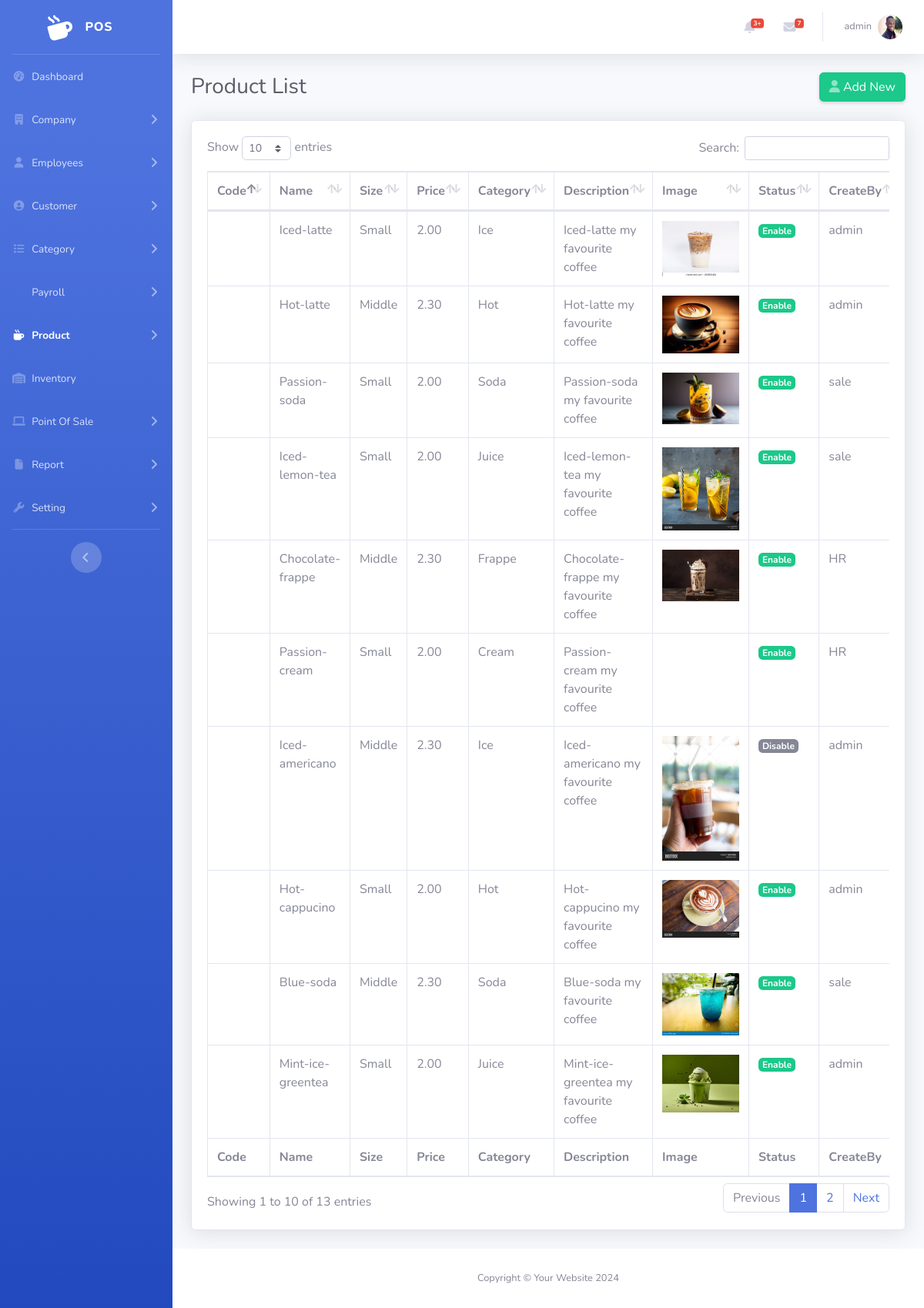
The page /admin/product-list.php (signed in) on the database its author committed.
### tables this page shows
CREATE TABLE `user` (
  `Id` int(11) NOT NULL,
  `OutletId` int(11) DEFAULT NULL,
  `EmployeeId` int(11) DEFAULT NULL,
  `RoleId` int(11) DEFAULT NULL,
  `Username` varchar(120) NOT NULL,
  `Password` varchar(255) NOT NULL,
  `ActivedAt` datetime DEFAULT NULL,
  `Status` tinyint(1) DEFAULT 1,
  `CreateBy` int(11) DEFAULT NULL,
  `CreateAt` timestamp NOT NULL DEFAULT current_timestamp()
);

CREATE TABLE `employee` (
  `Id` int(11) NOT NULL,
  `OutletId` int(11) DEFAULT NULL,
  `Firstname` varchar(120) NOT NULL,
  `Lastname` varchar(120) NOT NULL,
  `Gender` tinyint(1) NOT NULL,
  `Dob` datetime DEFAULT NULL,
  `Email` varchar(120) DEFAULT NULL,
  `Tel` varchar(18) NOT NULL,
  `Salary` decimal(6,2) DEFAULT 0.00,
  `Position` varchar(120) NOT NULL,
  `Image` varchar(255) DEFAULT NULL,
  `Status` tinyint(1) DEFAULT 1,
  `JoinAT` datetime DEFAULT NULL,
  `ResignAt` datetime DEFAULT NULL,
  `ReasonResign` text DEFAULT NULL,
  `CreateBy` int(11) DEFAULT NULL,
  `CreateAt` timestamp NOT NULL DEFAULT current_timestamp()
);

CREATE TABLE `product` (
  `Id` int(11) NOT NULL,
  `ProCode` varchar(10) DEFAULT NULL,
  `CategoryId` int(11) DEFAULT NULL,
  `SkuId` int(11) NOT NULL,
  `Pro_In_Id` int(11) DEFAULT NULL,
  `Pro_Out_Id` int(11) DEFAULT NULL,
  `Name` varchar(120) NOT NULL,
  `Description` text DEFAULT NULL,
  `Image` varchar(255) DEFAULT NULL,
  `Status` tinyint(1) DEFAULT 1,
  `CreateBy` int(11) DEFAULT NULL,
  `CreateAt` timestamp NOT NULL DEFAULT current_timestamp()
);

CREATE TABLE `productsku` (
  `Id` int(11) NOT NULL,
  `ProductId` int(11) DEFAULT NULL,
  `SizeName` varchar(120) NOT NULL,
  `Price` decimal(6,2) NOT NULL
);

CREATE TABLE `category` (
  `Id` int(11) NOT NULL,
  `Name` varchar(120) NOT NULL,
  `Description` text DEFAULT NULL,
  `Image` varchar(255) DEFAULT NULL,
  `ParentId` int(11) DEFAULT NULL,
  `Status` tinyint(1) DEFAULT 1,
  `CreateBy` int(11) DEFAULT NULL,
  `CreateAt` timestamp NOT NULL DEFAULT current_timestamp()
);

### admin/product-list.php (the view, shortened to what this page needs)
<?php
include('cn.php');
?>
<!DOCTYPE html>
<html lang="en">
<head>
    <link href="vendor/fontawesome-free/css/all.min.css" rel="stylesheet" type="text/css">
    <link rel="stylesheet" href="https://cdnjs.cloudflare.com/ajax/libs/font-awesome/6.5.2/css/all.min.css"/>
    <link href="css/sb-admin-2.min.css" rel="stylesheet">
    <link href="vendor/datatables/dataTables.bootstrap4.min.css" rel="stylesheet">
</head>
<body id="page-top">
    <div id="wrapper">
        <?php include './include/sidebar.php' ?>
        <div id="content-wrapper" class="d-flex flex-column">
            <div id="content">
                <?php include './include/topbar.php' ?>
                <div class="container-fluid">
                    <div class="d-sm-flex align-items-center justify-content-between mb-4">
                        <h1 class="h3 mb-0 text-gray-800">Product List</h1>
                        <a href="product-add.php" class="d-none d-sm-inline-block btn btn-success shadow-sm"><i class="fas fa-user text-white-50"></i> Add New</a>
                    </div>
                    <div class="card shadow mb-4">
                        <div class="card-body">
                            <div class="table-responsive">
                                <table class="table table-bordered" id="dataTable" width="100%" cellspacing="0">
                                    <thead>
                                        <tr>
                                            <th>Code</th>
                                            <th>Name</th>
                                            <th>Size</th>
                                            <th>Price</th>
                                            <th>Category</th>
                                            <th>Description</th>
                                            <th>Image</th>
                                            <th>Status</th>
                                            <th>CreateBy</th>
                                        </tr>
                                    </thead>
                                    <tfoot>
                                        <tr>
                                            <th>Code</th>
                                            <th>Name</th>
                                            <th>Size</th>
                                            <th>Price</th>
                                            <th>Category</th>
                                            <th>Description</th>
                                            <th>Image</th>
                                            <th>Status</th>
                                            <th>CreateBy</th>
                                        </tr>
                                    </tfoot>
                                    <tbody>
                                        <?php
                                        $sqlPro = "SELECT * FROM `product`";
                                        $item = $conn->query($sqlPro);
                                        ?>
                                        <?php foreach ($item as $rowPro) :
                                            $createBy = $conn->query("SELECT * FROM `user` WHERE Id=" . $rowPro['CreateBy'])->fetch_assoc();
                                            $Cate = $conn->query("SELECT * FROM `category` WHERE Id=" . $rowPro['CategoryId'])->fetch_assoc();
                                            $productsku = $conn->query("SELECT * FROM `productsku` WHERE Id=" . $rowPro['SkuId'])->fetch_assoc();
                                            ?>
                                            <tr>
                                                <td><?= $rowPro['ProCode'] ?></td>
                                                <td><?= $rowPro['Name'] ?></td>
                                                <td><?= $productsku['SizeName'] ?></td>
                                                <td><?= $productsku['Price'] ?></td>
                                                <td><?= $Cate['Name'] ?></td>
                                                <td><?= $rowPro['Description'] ?></td>
                                                <td><img src="ImageProduct/<?= $rowPro['Image'] ?>" alt="" width="100px"></td>
                                                <td >
                                                <?php
                                                    if($rowPro['Status']==1){
                                                        echo '<p><a href="statusPro.php?Id='.$rowPro['Id']. '&Status=0" class="badge badge-lg badge-success text-white">Enable</a></p>';
                                                    }else{
                                                        echo '<p><a href="statusPro.php?Id='.$rowPro['Id']. '&Status=1" class="badge badge-secondary badge-lg text-white">Disable</a></p>';
                                                    }
                                                    ?>
                                                </td>
                                                <td><?= $createBy['Username'] ?></td>
                                            </tr>
                                        <?php endforeach ?>
                                    </tbody>
                                </table>
                            </div>
                        </div>
                    </div>
                </div>
            </div>
            <?php include './include/footer.php' ?>
        </div>
    </div>
</body>
</html>

### admin/include/sidebar.php (shortened to what this page needs)
<?php
$current_page = basename($_SERVER['PHP_SELF']);
?>
<ul class="navbar-nav bg-gradient-primary sidebar sidebar-dark accordion" id="accordionSidebar">
    <a class="sidebar-brand d-flex align-items-center justify-content-center" href="index.php">
        <div class="sidebar-brand-icon rotate-n-15">
            <i class="fas fa-mug-hot"></i>
        </div>
        <div class="sidebar-brand-text mx-3">POS</div>
    </a>
    <hr class="sidebar-divider my-0">
    <li class="nav-item <?php echo ($current_page == 'index.php') ? 'active' : ''; ?>">
        <a class="nav-link" href="index.php">
            <i class="fas fa-fw fa-tachometer-alt"></i>
            <span>Dashboard</span>
        </a>
    </li>
    <li class="nav-item <?php echo ($current_page == 'com-add.php' || $current_page == 'com-list.php') ? 'active' : ''; ?>">
        <a class="nav-link collapsed" href="#" data-toggle="collapse" data-target="#collapseCom" aria-expanded="true" aria-controls="collapseCom">
            <i class="fas fa-fw fa-building"></i>
            <span>Company</span>
        </a>
    </li>
    <li class="nav-item <?php echo ($current_page == 'emp-add.php' || $current_page == 'emp-list.php') ? 'active' : ''; ?>">
        <a class="nav-link collapsed" href="#" data-toggle="collapse" data-target="#collapseEmp" aria-expanded="true" aria-controls="collapseEmp">
            <i class="fas fa-fw fa-user"></i>
            <span>Employees</span>
        </a>
    </li>
    <li class="nav-item <?php echo ($current_page == 'cus-add.php' || $current_page == 'cus-list.php') ? 'active' : ''; ?>">
        <a class="nav-link collapsed" href="#" data-toggle="collapse" data-target="#collapseCus" aria-expanded="true" aria-controls="collapseCus">
            <i class="fas fa-fw fa-user-circle"></i>
            <span>Customer</span>
        </a>
    </li>
    <li class="nav-item <?php echo ($current_page == 'cate-add.php' || $current_page == 'cate-list.php') ? 'active' : ''; ?>">
        <a class="nav-link collapsed" href="#" data-toggle="collapse" data-target="#collapseCat" aria-expanded="true" aria-controls="collapsePro">
            <i class="fas fa-fw fa-list"></i>
            <span>Category</span>
        </a>
    </li>
    <li class="nav-item <?php echo ($current_page == 'cate-add.php' || $current_page == 'cate-list.php') ? 'active' : ''; ?>">
        <a class="nav-link collapsed" href="#" data-toggle="collapse" data-target="#collapsePayroll" aria-expanded="true" aria-controls="collapsePayroll">
            <span>Payroll</span>
        </a>
    </li>
    <li class="nav-item <?php echo ($current_page == 'product-add.php' || $current_page == 'product-list.php' || $current_page == 'uom.php') ? 'active' : ''; ?>">
        <a class="nav-link collapsed" href="#" data-toggle="collapse" data-target="#collapsePro" aria-expanded="true" aria-controls="collapsePro">
            <i class="fas fa-fw fa-mug-hot"></i>
            <span>Product</span>
        </a>
    </li>
    <li class="nav-item <?php echo ($current_page == 'inventory.php') ? 'active' : ''; ?>">
        <a class="nav-link collapsed" href="inventory.php">
            <i class="fas fa-fw fa-warehouse"></i>
            <span>Inventory</span>
        </a>
    </li>
    <li class="nav-item <?php echo ($current_page == 'user-list.php') ? 'active' : ''; ?>">
        <a class="nav-link collapsed" href="#" data-toggle="collapse" data-target="#collapsePOS" aria-expanded="true" aria-controls="collapseUtilities">
            <i class="fa fa-laptop" aria-hidden="true"></i>
            <span>Point Of Sale</span>
        </a>
    </li>
    <li class="nav-item <?php echo ($current_page == 'user-list.php') ? 'active' : ''; ?>">
        <a class="nav-link collapsed" href="#" data-toggle="collapse" data-target="#collapseSet1" aria-expanded="true" aria-controls="collapseUtilities">
            <i class="fas fa-fw fa-file"></i>
            <span>Report</span>
        </a>
    </li>
    <li class="nav-item <?php echo ($current_page == 'user-list.php') ? 'active' : ''; ?>">
        <a class="nav-link collapsed" href="#" data-toggle="collapse" data-target="#collapseSet" aria-expanded="true" aria-controls="collapseUtilities">
            <i class="fas fa-fw fa-wrench"></i>
            <span>Setting</span>
        </a>
    </li>
    <hr class="sidebar-divider">
    <div class="text-center d-none d-md-inline">
        <button class="rounded-circle border-0" id="sidebarToggle"></button>
    </div>
</ul>

### admin/include/topbar.php (shortened to what this page needs)
<?php
include('../admin/cn.php');
?>
<nav class="navbar navbar-expand navbar-light bg-white topbar mb-4 static-top shadow">
    <ul class="navbar-nav ml-auto">
        <li class="nav-item dropdown no-arrow mx-1">
            <a class="nav-link dropdown-toggle" href="#" id="alertsDropdown" role="button" data-toggle="dropdown" aria-haspopup="true" aria-expanded="false">
                <i class="fas fa-bell fa-fw"></i>
                <span class="badge badge-danger badge-counter">3+</span>
            </a>
        </li>
        <li class="nav-item dropdown no-arrow mx-1">
            <a class="nav-link dropdown-toggle" href="#" id="messagesDropdown" role="button" data-toggle="dropdown" aria-haspopup="true" aria-expanded="false">
                <i class="fas fa-envelope fa-fw"></i>
                <span class="badge badge-danger badge-counter">7</span>
            </a>
        </li>
        <?php
        $id = $_SESSION['session'];
        $sql = "SELECT * FROM `user` WHERE `Id` = '$id'";
        $rs = $conn->query($sql);
        $row = mysqli_fetch_assoc($rs);
        $Profile = $conn->query("SELECT * FROM `Employee` WHERE Id=" . $row['EmployeeId'])->fetch_assoc();
        ?>
        <li class="nav-item dropdown no-arrow">
            <a class="nav-link dropdown-toggle" href="#" id="userDropdown" role="button" data-toggle="dropdown" aria-haspopup="true" aria-expanded="false">
                <span class="mr-2 d-none d-lg-inline text-gray-600 small"><?php echo $row['Username'] ?></span>
                <img class="img-profile rounded-circle" src="../admin/ImageEmp/<?php echo $Profile['Image'] ?>" id="imgInp">
            </a>
        </li>
    </ul>
</nav>

### admin/include/footer.php
<footer class="sticky-footer bg-white">
    <div class="container my-auto">
        <div class="copyright text-center my-auto">
            <span>Copyright &copy; Your Website 2024</span>
        </div>
    </div>
</footer>

### rows shown on the page
user: Username "admin"
employee: Image (picture)
product: Name "Iced-latte", productsku.SizeName "Small", productsku.Price "2.00", CategoryId.Name "Ice", Description "Iced-latte my favourite coffee", Image (picture), user.Username "admin"
product: Name "Hot-latte", productsku.SizeName "Middle", productsku.Price "2.30", CategoryId.Name "Hot", Description "Hot-latte my favourite coffee", Image (picture), user.Username "admin"
product: Name "Passion-soda", productsku.SizeName "Small", productsku.Price "2.00", CategoryId.Name "Soda", Description "Passion-soda my favourite coffee", Image (picture), user.Username "sale"
product: Name "Iced-lemon-tea", productsku.SizeName "Small", productsku.Price "2.00", CategoryId.Name "Juice", Description "Iced-lemon-tea my favourite coffee", Image (picture), user.Username "sale"
product: Name "Chocolate-frappe", productsku.SizeName "Middle", productsku.Price "2.30", CategoryId.Name "Frappe", Description "Chocolate-frappe my favourite coffee", Image (picture), user.Username "HR"
product: Name "Passion-cream", productsku.SizeName "Small", productsku.Price "2.00", CategoryId.Name "Cream", Description "Passion-cream my favourite coffee", user.Username "HR"
product: Name "Iced-americano", productsku.SizeName "Middle", productsku.Price "2.30", CategoryId.Name "Ice", Description "Iced-americano my favourite coffee", Image (placeholder picture), user.Username "admin"
product: Name "Hot-cappucino", productsku.SizeName "Small", productsku.Price "2.00", CategoryId.Name "Hot", Description "Hot-cappucino my favourite coffee", Image (placeholder picture), user.Username "admin"
product: Name "Blue-soda", productsku.SizeName "Middle", productsku.Price "2.30", CategoryId.Name "Soda", Description "Blue-soda my favourite coffee", Image (picture), user.Username "sale"
product: Name "Mint-ice-greentea", productsku.SizeName "Small", productsku.Price "2.00", CategoryId.Name "Juice", Description "Mint-ice-greentea my favourite coffee", Image (picture), user.Username "admin"
